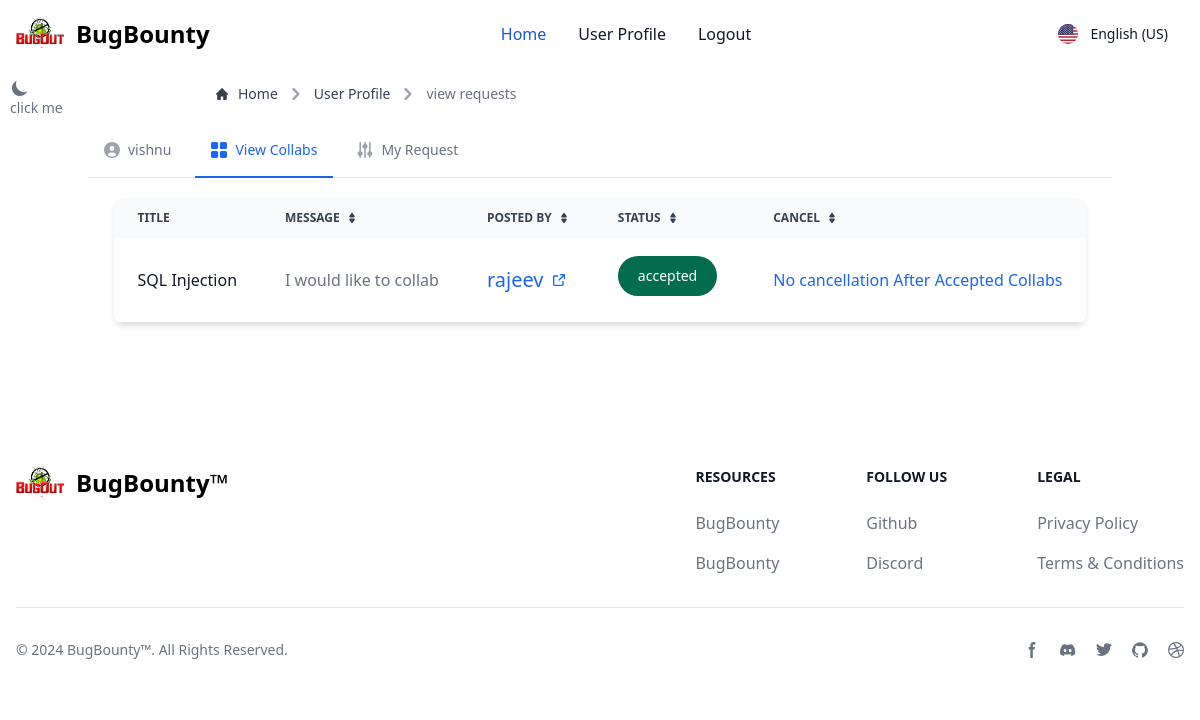
Screenshot of /mycollabs (signed in) with the database file from the repository.
### app/models.py (models this page shows)
class collaborate(models.Model):
    post = models.ForeignKey(Posts, on_delete=models.CASCADE)
    user = models.ForeignKey(User, on_delete=models.CASCADE)
    description = models.TextField()
    status=models.CharField( max_length=50,default="pending")

class Posts(models.Model):
    title = models.CharField(max_length=150)
    description = models.TextField()
    tags = models.CharField(max_length=150, null=True, blank=True)
    user = models.ForeignKey(User, on_delete=models.CASCADE)
    date = models.DateField(auto_now=True)

### app/views.py (the view)
# urls.py: path('mycollabs',myCollabs,name='mycollabs'),
@login_required(login_url='/login')
def myCollabs(request):
    query = collaborate.objects.filter(user=request.user)
    return render(request, 'viewmycollab.html', {"query": query})

### app/templates/viewmycollab.html (shortened to what this page needs)
{% extends 'viewcollabrequests.html' %}
{% block colabs %}
<div class="relative overflow-x-auto shadow-md sm:rounded-lg">
    {% if query|length != 0 %}
    <table class="w-full text-sm text-left rtl:text-right text-gray-500 dark:text-gray-400">
        <thead class="text-xs text-gray-700 uppercase bg-gray-50 dark:bg-gray-700 dark:text-gray-400">
            <tr>
                <th scope="col" class="px-6 py-3">
                    Title
                </th>
                <th scope="col" class="px-6 py-3">
                    <div class="flex items-center">
                        Message
                        <a href="#"></a>
                    </div>
                </th>
                <th scope="col" class="px-6 py-3">
                    <div class="flex items-center">
                        Posted By
                        <a href="#"></a>
                    </div>
                </th>
                <th scope="col" class="px-6 py-3">
                    <div class="flex items-center">
                        Status
                        <a href="#"></a>
                    </div>
                </th>
                <th scope="col" class="px-6 py-3">
                    <div class="flex items-center">
                        Cancel
                        <a href="#"></a>
                    </div>
                </th>
            </tr>
        </thead>
        <tbody>
            {% for val in query %}
            <tr class="bg-white border-b dark:bg-gray-800 dark:border-gray-700 md:text-base text-xs">
                <th scope="row" class="px-6 py-4 font-medium text-gray-900 whitespace-nowrap dark:text-white">
                    {{val.post.title}}
                </th>
                <td class="px-6 py-4">
                    {{val.description}}
                </td>
                <td class="px-6 py-4">
                    <a href="{% url "publicprofile" val.post.user %}" class="inline-flex font-medium items-center text-blue-600 hover:underline pt-3 pb-3 text-xl">
                        {{val.post.user}}
                     </a>
                </td>
                <td class="px-6 py-4">
                    {% if val.status == "pending" %}
                    <button type="button" class="text-white bg-yellow-400 hover:bg-yellow-500 focus:outline-none focus:ring-4 focus:ring-yellow-300 font-medium rounded-full text-sm px-5 py-2.5 text-center me-2 mb-2 dark:focus:ring-yellow-900">{{val.status}}</button>
                    {% elif val.status == "cancled" %}
                    <button type="button" class="text-white bg-red-700 hover:bg-red-800 focus:outline-none focus:ring-4 focus:ring-red-300 font-medium rounded-full text-sm px-5 py-2.5 text-center me-2 mb-2 dark:bg-red-600 dark:hover:bg-red-700 dark:focus:ring-red-900">{{val.status}}</button>
                    {% else %}
                    <button type="button" class="text-white bg-green-700 hover:bg-green-800 focus:outline-none focus:ring-4 focus:ring-green-300 font-medium rounded-full text-sm px-5 py-2.5 text-center me-2 mb-2 dark:bg-green-600 dark:hover:bg-green-700 dark:focus:ring-green-800">{{val.status}}</button>
                    {% endif %}
                </td>
                <td class="px-6 py-4 text-right">
                    {% if val.status != "accepted" %}
                    <a href="{% url "deleetcollabs" val.id %}" class="font-medium text-red-600 dark:text-red-500 hover:underline">Cancel</a>
                    {% else %}
                   <a class="font-medium text-blue-600 dark:text-blue-500 hover:underline"> No cancellation After Accepted Collabs</a>
                    {% endif %}
                </td>
            </tr>
            {% endfor %}
        </tbody>
    </table>
            {% endif %}
</div>
{% endblock colabs %}

### app/templates/viewcollabrequests.html (shortened to what this page needs)
{% extends 'base.html' %}
{% block content %}
<div class="mx-14 md:mx-32">
    <nav class="flex" aria-label="Breadcrumb">
        <ol class="inline-flex items-center space-x-1 md:space-x-2 rtl:space-x-reverse">
          <li class="inline-flex items-center">
            <a href="{% url "index" %}" class="inline-flex items-center text-sm font-medium text-gray-700 hover:text-blue-600 dark:text-gray-400 dark:hover:text-white">
              Home
            </a>
          </li>
          <li>
            <div class="flex items-center">
              <svg class="rtl:rotate-180 w-3 h-3 text-gray-400 mx-1" aria-hidden="true" xmlns="http://www.w3.org/2000/svg" fill="none" viewBox="0 0 6 10">
                <path stroke="currentColor" stroke-linecap="round" stroke-linejoin="round" stroke-width="2" d="m1 9 4-4-4-4"/>
              </svg>
              <a href="{% url "userprofile" %}" class="ms-1 text-sm font-medium text-gray-700 hover:text-blue-600 md:ms-2 dark:text-gray-400 dark:hover:text-white">User Profile</a>
            </div>
          </li>
          <li aria-current="page">
            <div class="flex items-center">
              <svg class="rtl:rotate-180 w-3 h-3 text-gray-400 mx-1" aria-hidden="true" xmlns="http://www.w3.org/2000/svg" fill="none" viewBox="0 0 6 10">
                <path stroke="currentColor" stroke-linecap="round" stroke-linejoin="round" stroke-width="2" d="m1 9 4-4-4-4"/>
              </svg>
              <span class="ms-1 text-sm font-medium text-gray-500 md:ms-2 dark:text-gray-400">view requests</span>
            </div>
          </li>
        </ol>
      </nav>
    </div>
    <div class="border-b border-gray-200 dark:border-gray-700 mt-5 mb-3">
      <ul class="flex   flex-wrap -mb-px text-sm font-medium text-center text-gray-500 dark:text-gray-400 ">
          <li class="me-2">
              <a href="#" class="inline-flex items-center justify-center p-4 border-b-2 border-transparent rounded-t-lg hover:text-gray-600 hover:border-gray-300 dark:hover:text-gray-300 group ">
                  {{request.user}}
              </a>
          </li>
          <li class="me-2">
              <a href="{% url "viewcollabs" %}" class="inline-flex items-center justify-center p-4 text-blue-600 border-b-2 border-blue-600 rounded-t-lg  dark:text-blue-500 dark:border-blue-500 group" aria-current="page">
                  View Collabs
              </a>
          </li>
          <li class="me-2">
              <a href="{% url "mycollabs" %}" class="inline-flex items-center justify-center p-4 border-b-2 border-transparent rounded-t-lg hover:text-gray-600 hover:border-gray-300 dark:hover:text-gray-300 group">
                  My Request
              </a>
          </li>
      </ul>
  </div>
    <div class="flex flex-col justify-center items-center gap-3 mt-5 mb-5">
  {% block colabs %}{% endblock colabs %}
    </div>
{% endblock content %}

### rows the page displays
collaborate: post "SQL Injection", description "I would like to collab", post.user "rajeev", status "accepted", shows "No cancellation After Accepted Collabs"

### other values shown
{{ request.user }} "vishnu"
